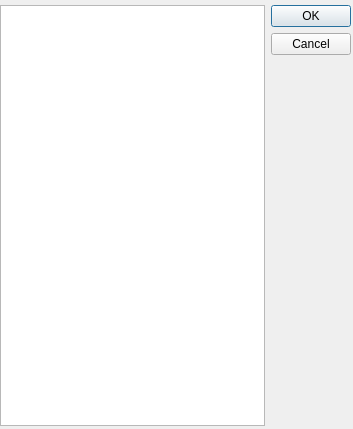
<ui version="4.0" >
 <class>PropertyEditorDialog</class>
 <widget class="QDialog" name="PropertyEditorDialog" >
  <property name="geometry" >
   <rect>
    <x>0</x>
    <y>0</y>
    <width>353</width>
    <height>429</height>
   </rect>
  </property>
  <property name="sizePolicy" >
   <sizepolicy vsizetype="MinimumExpanding" hsizetype="MinimumExpanding" >
    <horstretch>0</horstretch>
    <verstretch>0</verstretch>
   </sizepolicy>
  </property>
  <property name="minimumSize" >
   <size>
    <width>300</width>
    <height>400</height>
   </size>
  </property>
  <property name="windowTitle" >
   <string>Properties</string>
  </property>
  <widget class="QWidget" name="layoutWidget" >
   <property name="geometry" >
    <rect>
     <x>0</x>
     <y>5</y>
     <width>351</width>
     <height>421</height>
    </rect>
   </property>
   <layout class="QHBoxLayout" >
    <item>
     <widget class="PropertyEditor" name="propertyEditor" />
    </item>
    <item>
     <widget class="QDialogButtonBox" name="buttonBox" >
      <property name="orientation" >
       <enum>Qt::Vertical</enum>
      </property>
      <property name="standardButtons" >
       <set>QDialogButtonBox::Cancel|QDialogButtonBox::NoButton|QDialogButtonBox::Ok</set>
      </property>
     </widget>
    </item>
   </layout>
  </widget>
 </widget>
 <customwidgets>
  <customwidget>
   <class>PropertyEditor</class>
   <extends>QTableView</extends>
   <header>propertyeditor.h</header>
  </customwidget>
 </customwidgets>
 <resources/>
 <connections>
  <connection>
   <sender>buttonBox</sender>
   <signal>accepted()</signal>
   <receiver>PropertyEditorDialog</receiver>
   <slot>accept()</slot>
   <hints>
    <hint type="sourcelabel" >
     <x>248</x>
     <y>254</y>
    </hint>
    <hint type="destinationlabel" >
     <x>157</x>
     <y>274</y>
    </hint>
   </hints>
  </connection>
  <connection>
   <sender>buttonBox</sender>
   <signal>rejected()</signal>
   <receiver>PropertyEditorDialog</receiver>
   <slot>reject()</slot>
   <hints>
    <hint type="sourcelabel" >
     <x>316</x>
     <y>260</y>
    </hint>
    <hint type="destinationlabel" >
     <x>286</x>
     <y>274</y>
    </hint>
   </hints>
  </connection>
 </connections>
</ui>
